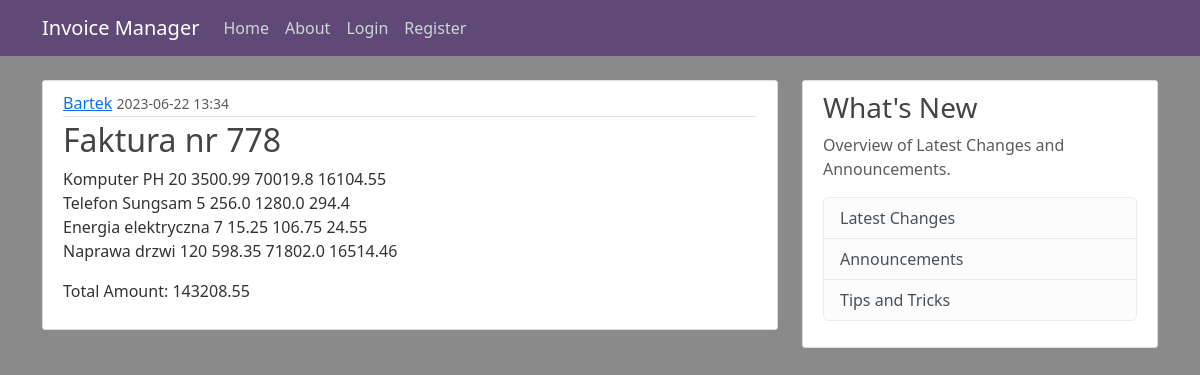
/invoice/5, run on the app's committed database.
### application/models.py (models this page shows, shortened)
class User(db.Model, UserMixin):
    id = db.Column(db.Integer, primary_key = True)
    username = db.Column(db.String(25), unique = True, nullable = False)
    email = db.Column(db.String(125), unique = True, nullable = False)
    image_file = db.Column(db.String(25), nullable = False, default = 'default.jpg')
    password = db.Column(db.String(60), nullable = False)
    invoices = db.relationship('Invoice', backref='author', lazy=True)

class Invoice(db.Model):
    id = db.Column(db.Integer, primary_key = True)
    name = db.Column(db.String(100), nullable = False)
    content = db.Column(db.Text, nullable = False)
    amount = db.Column(db.Numeric(10,2), nullable = False)
    date_posted = db.Column(db.DateTime, nullable = False, default = datetime.utcnow)
    user_id = db.Column(db.Integer, db.ForeignKey('user.id'), nullable = False)
    entries = db.relationship('Entry', backref='invoice', lazy=True)

### application/routes.py (the view)
@app.route('/invoice/<int:invoice_id>')
def invoice(invoice_id):
    invoice = Invoice.query.get_or_404(invoice_id)
    return render_template('invoice.html', title=invoice.name, invoice=invoice)

### application/templates/invoice.html (shortened to what this page needs)
{% extends "layout.html" %}
{% block content %}
    <article class="media content-section">
        <div class="media-body">
            <div class="article-metadata">
                <a class="mr-2" href="#">{{ invoice.author.username }}</a>
                <small class="text-muted">{{ invoice.date_posted.strftime('%Y-%m-%d %H:%M') }}</small>
            </div>
            <h2 class="article-title">{{ invoice.name }}</h2>
            <p class="article-content">{{ invoice.content }}</p>
            <p class="article-content">Total Amount: {{ invoice.amount }}</p>
        </div>
    </article>
{% endblock content %}

### application/static/main.css (style rules this page uses)
body { background: #8b8a8a; color: #333333; margin-top: 5rem; }
h1, h2, h3, h4, h5, h6 { color: #444444; }
.content-section { background: #ffffff; padding: 10px 20px; border: 1px solid #dddddd; border-radius: 3px; margin-bottom: 20px; }
.article-title { color: #444444; }
.article-content { white-space: pre-line; }
.article-metadata { padding-bottom: 1px; margin-bottom: 4px; border-bottom: 1px solid #e3e3e3 }

### data on the page
User: author.username "Bartek"
Invoice: date_posted "2023-06-22 13:34", name "Faktura nr 778", content "Komputer PH 20 3500.99 70019.8 16104.55 Telefon Sungsam 5 256.0 1280.0 294.4 Energia elektryczna 7 15.25 106.75 24.55 Naprawa drzwi 120 598.35 71802.0 16514.46", amount "143208.55"
